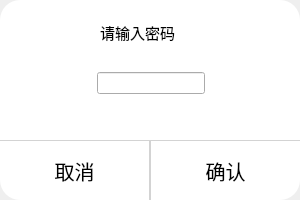
<?xml version="1.0" encoding="UTF-8"?>
<ui version="4.0">
 <class>Dialog</class>
 <widget class="QDialog" name="Dialog">
  <property name="geometry">
   <rect>
    <x>0</x>
    <y>0</y>
    <width>300</width>
    <height>200</height>
   </rect>
  </property>
  <property name="windowTitle">
   <string>Dialog</string>
  </property>
  <widget class="QFrame" name="frame">
   <property name="geometry">
    <rect>
     <x>0</x>
     <y>0</y>
     <width>300</width>
     <height>200</height>
    </rect>
   </property>
   <property name="styleSheet">
    <string notr="true">QFrame{
background-color:rgb(255, 255, 255);
border-radius:20px
}</string>
   </property>
   <property name="frameShape">
    <enum>QFrame::StyledPanel</enum>
   </property>
   <property name="frameShadow">
    <enum>QFrame::Raised</enum>
   </property>
   <widget class="QPushButton" name="pushButton">
    <property name="geometry">
     <rect>
      <x>0</x>
      <y>140</y>
      <width>150</width>
      <height>60</height>
     </rect>
    </property>
    <property name="font">
     <font>
      <pointsize>15</pointsize>
     </font>
    </property>
    <property name="styleSheet">
     <string notr="true">QPushButton{
color:rgb(0, 0, 0);
border-top:1px;
border-right:1px;
border-style:solid;
border-color:#D3D3D3
}
QPushButton:pressed{
background-color:#D3D3D3;
border-bottom-left-radius:20px;
}</string>
    </property>
    <property name="text">
     <string>取消</string>
    </property>
   </widget>
   <widget class="QPushButton" name="pushButton_2">
    <property name="geometry">
     <rect>
      <x>150</x>
      <y>140</y>
      <width>150</width>
      <height>60</height>
     </rect>
    </property>
    <property name="font">
     <font>
      <pointsize>15</pointsize>
     </font>
    </property>
    <property name="styleSheet">
     <string notr="true">QPushButton{
color:rgb(0, 0, 0);
border-top:1px;
border-left:1px;
border-style:solid;
border-color:#D3D3D3
}
QPushButton:pressed{
background-color:#D3D3D3;
border-bottom-right-radius:20px;
}</string>
    </property>
    <property name="text">
     <string>确认</string>
    </property>
   </widget>
   <widget class="QWidget" name="">
    <property name="geometry">
     <rect>
      <x>0</x>
      <y>20</y>
      <width>301</width>
      <height>25</height>
     </rect>
    </property>
    <layout class="QHBoxLayout" name="horizontalLayout">
     <item>
      <spacer name="horizontalSpacer">
       <property name="orientation">
        <enum>Qt::Horizontal</enum>
       </property>
       <property name="sizeType">
        <enum>QSizePolicy::Fixed</enum>
       </property>
       <property name="sizeHint" stdset="0">
        <size>
         <width>100</width>
         <height>20</height>
        </size>
       </property>
      </spacer>
     </item>
     <item>
      <widget class="QLabel" name="label">
       <property name="font">
        <font>
         <pointsize>11</pointsize>
        </font>
       </property>
       <property name="text">
        <string>请输入密码</string>
       </property>
       <property name="alignment">
        <set>Qt::AlignCenter</set>
       </property>
      </widget>
     </item>
     <item>
      <spacer name="horizontalSpacer_2">
       <property name="orientation">
        <enum>Qt::Horizontal</enum>
       </property>
       <property name="sizeHint" stdset="0">
        <size>
         <width>40</width>
         <height>20</height>
        </size>
       </property>
      </spacer>
     </item>
    </layout>
   </widget>
   <widget class="QWidget" name="">
    <property name="geometry">
     <rect>
      <x>0</x>
      <y>70</y>
      <width>301</width>
      <height>27</height>
     </rect>
    </property>
    <layout class="QHBoxLayout" name="horizontalLayout_2">
     <item>
      <spacer name="horizontalSpacer_3">
       <property name="orientation">
        <enum>Qt::Horizontal</enum>
       </property>
       <property name="sizeHint" stdset="0">
        <size>
         <width>40</width>
         <height>20</height>
        </size>
       </property>
      </spacer>
     </item>
     <item>
      <widget class="QLineEdit" name="lineEdit">
       <property name="sizePolicy">
        <sizepolicy hsizetype="Fixed" vsizetype="Fixed">
         <horstretch>0</horstretch>
         <verstretch>0</verstretch>
        </sizepolicy>
       </property>
       <property name="maximumSize">
        <size>
         <width>16777215</width>
         <height>16777215</height>
        </size>
       </property>
       <property name="echoMode">
        <enum>QLineEdit::Password</enum>
       </property>
      </widget>
     </item>
     <item>
      <spacer name="horizontalSpacer_4">
       <property name="orientation">
        <enum>Qt::Horizontal</enum>
       </property>
       <property name="sizeHint" stdset="0">
        <size>
         <width>40</width>
         <height>20</height>
        </size>
       </property>
      </spacer>
     </item>
    </layout>
   </widget>
  </widget>
 </widget>
 <resources/>
 <connections/>
</ui>
